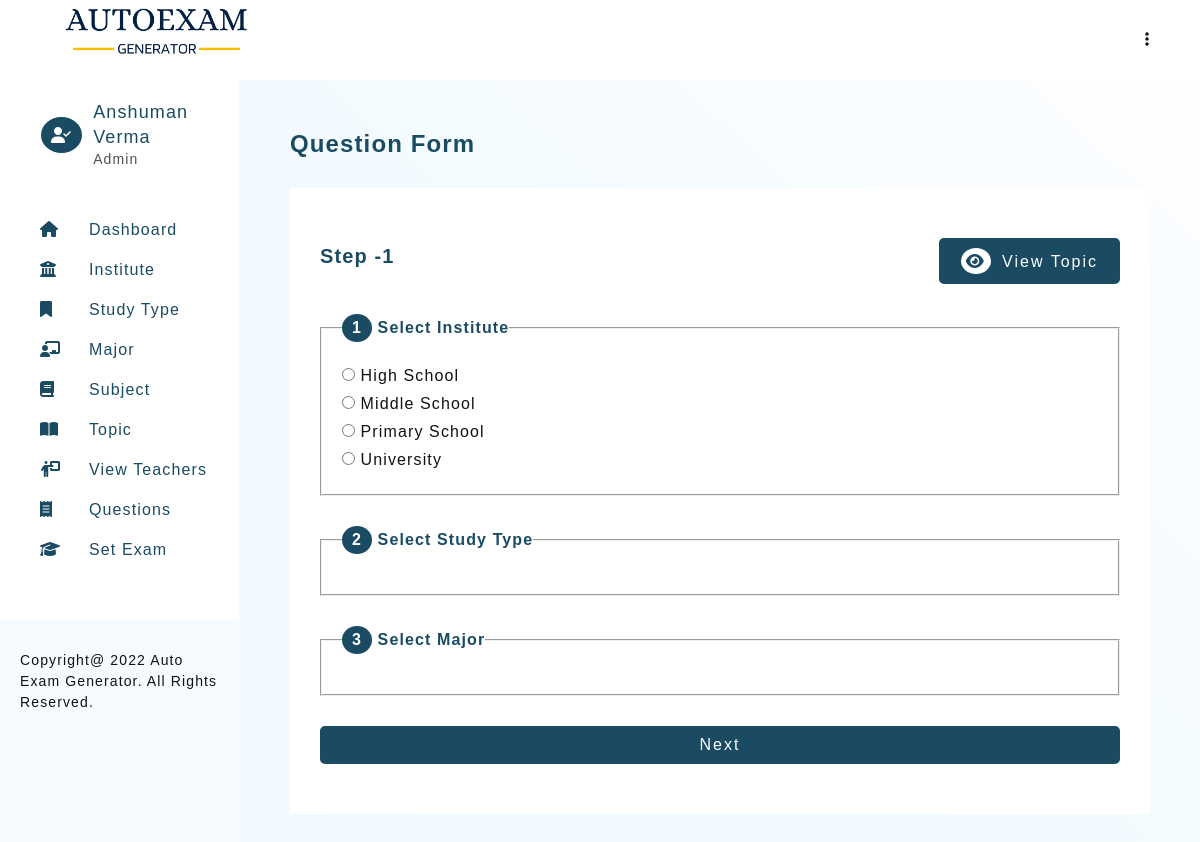
The app's page /autoexam/question-1.php (signed in) with its own data.
### tables this page shows
CREATE TABLE `teacher_profile` (
  `teacher_id` int(11) NOT NULL,
  `teacher_firstname` varchar(30) NOT NULL,
  `teacher_lastname` varchar(30) NOT NULL,
  `email` varchar(50) DEFAULT NULL,
  `password` varchar(100) NOT NULL,
  `type` enum('Admin','Teacher') NOT NULL DEFAULT 'Teacher',
  `addedOn` datetime DEFAULT current_timestamp()
);

CREATE TABLE `institute` (
  `institute_id` int(11) NOT NULL,
  `institute_name` varchar(100) DEFAULT NULL,
  `instituteAddedBy` int(11) DEFAULT NULL,
  `instituteAddedOn` datetime DEFAULT current_timestamp()
);

### autoexam/includes/config.php (called while the page is built, shortened)
<?php
    $sitename = "Auto Exam Generator";

### autoexam/includes/step-1.php (the view, shortened to what this page needs)
<fieldset class="form-box">
    <legend><span class="index">1</span> Select Institute</legend>
    <?php
        $instituteQ = mysqli_query($connection, "SELECT * FROM institute ORDER BY institute_name");
        if(mysqli_num_rows($instituteQ) >= 1)
        {
            echo "<div class=\"radio-group-block\">";
                while ($instituteR = mysqli_fetch_assoc($instituteQ))
                {
                    if($institute_id == $instituteR['institute_id'])
                    {
                        echo "<div class=\"radio-group\">
                                <input type=\"radio\" name=\"institute\" id=\"ins$instituteR[institute_id]\" value=\"$instituteR[institute_id]\" onchange=\"showSTudyTypes(this.value)\" checked>
                                <label for=\"ins$instituteR[institute_id]\">$instituteR[institute_name]</label>
                            </div>";
                    }
                    else
                    {
                        echo "<div class=\"radio-group\">
                                <input type=\"radio\" name=\"institute\" id=\"ins$instituteR[institute_id]\" value=\"$instituteR[institute_id]\" onchange=\"showSTudyTypes(this.value)\">
                                <label for=\"ins$instituteR[institute_id]\">$instituteR[institute_name]</label>
                            </div>";
                    }
                }
            echo "</div>";
        }
    ?>
</fieldset>
<fieldset class="form-box">
    <legend><span class="index">2</span> Select Study Type</legend>
</fieldset>
<fieldset class="form-box">
    <legend><span class="index">3</span> Select Major</legend>
</fieldset>

### autoexam/templates/header.php (shortened to what this page needs)
<?php
    require './includes/config.php';
    require_once './includes/connection.php';
    if(isset($_SESSION['user']))
    {
        $userQuery = mysqli_query($connection, "SELECT * FROM teacher_profile WHERE email = '$_SESSION[user]'");
        $userRow = mysqli_fetch_assoc($userQuery);
    }
?>
<!DOCTYPE html>
<html lang="en">
<head>
    <link rel="stylesheet" href="./assets/css/main.css">
    <link rel="stylesheet" href="./assets/css/style.css">
    <link rel="stylesheet" href="https://cdnjs.cloudflare.com/ajax/libs/font-awesome/6.1.1/css/all.min.css">
</head>
<body>
    <header class="admin-header">
        <h1 class="title">
            <img src="./assets/images/logo.png" alt="Auto Exam Generator" height="60px">
        </h1>
        <div>
            <ul>
                <li class="dropmenu">
                    <a href="#"><i class="fa-solid fa-ellipsis-vertical"></i></a>
                </li>
            </ul>
        </div>
    </header>
    <aside id="asideMenu">
        <div class="profile-header" id="profile-header2">
            <?php
                if($_SESSION['userType'] == 'Admin')
                {
                    echo "<i class=\"fa-solid fa-user-check\"></i>";
                }
                else
                {
                    echo "<i class=\"fa-solid fa-user\"></i>";
                }
            ?>
            <div>
                <h2>
                    <?=
                        $userRow['teacher_firstname'] ." ". $userRow['teacher_lastname']
                    ?>
                </h2>
                <p> <?=  $_SESSION['userType']; ?> </p>
            </div>
        </div>
        <section id="nav-header">
            <nav>
                <ul class="navbar">
                    <li><a href="dashboard.php"><i class="fa-solid fa-house"></i><span>Dashboard</span></a></li>
                            <li><a href="institute-view.php"><i class="fa-solid fa-building-columns"></i><span>Institute</span></a></li>
                            <li><a href="studyType-view.php"><i class="fa-solid fa-bookmark"></i><span>Study Type</span></a></li>
                            <li><a href="major-view.php"><i class="fa-solid fa-chalkboard-user"></i><span>Major</span></a></li>
                            <li><a href="subject-view.php"><i class="fa-solid fa-book"></i><span>Subject</span></a></li>
                            <li><a href="topic-view.php"><i class="fa-solid fa-book-open"></i><span>Topic</span></a></li>
                    <?php
                        if($_SESSION['userType'] == 'Admin')
                        {
                    ?>
                            <li><a href="teacher-view.php"><i class="fa-solid fa-person-chalkboard"></i><span>View Teachers</span></a></li>
                    <?php
                        }
                    ?>
                    <li><a href="question-view.php"><i class="fa-solid fa-receipt"></i><span>Questions</span></a></li>
                    <li><a href="setExam-1.php"><i class="fa-solid fa-graduation-cap"></i><span>Set Exam</span></a></li>
                </ul>
            </nav>
        </section>
        <footer class="copyright">Copyright@
            <?= date("Y"); ?>
            <?= $sitename; ?>. All Rights Reserved.
        </footer>
    </aside>
    <main>

### autoexam/assets/css/main.css (style rules this page uses)
* { margin: 0; padding: 0; box-sizing: border-box; }
body { font-family: 'Gill Sans', 'Gill Sans MT', Calibri, 'Trebuchet MS', sans-serif; color: #121212; letter-spacing: 0.07em; }
html { scroll-behavior: smooth; }
a { text-decoration: none; }
ul { list-style: none; }

### autoexam/assets/css/style.css (style rules this page uses)
:root { --primary-color: #1a4b63; }
body { color: #121212; }
.admin-header { padding: 0 50px; background-color: #fff; display: flex; justify-content: space-between; width: 100%; z-index: 12; height: 10vh; line-height: 10vh; position: fixed; top: 0; left: 0; }
.admin-header .dropmenu { position: relative; text-align: right; }
.admin-header .dropmenu a { color: #121212; }
aside { width: 50%; background-color: #fff; height: 100%; overflow: auto; position: fixed; display: flex; flex-direction: column; justify-content: space-between; border-right: solid 1px rgb(255, 249, 249); display: none; background-color: #f6fbff; }
aside > #nav-header { padding: 20px 20px 50px 40px; display: grid; grid-template-columns: 1fr; row-gap: 20px; align-content: start; background-color: #fff; }
h1.title { color: var(--primary-color); font-size: 18px; }
.profile-header { display: flex; justify-content: flex-start; align-items: center; line-height: 1.4; padding: 20px 20px 20px 40px; background-color: #fff; }
.profile-header > i { border-radius: 50%; color: #fff; border: solid 1px; padding: 10px; background-color: var(--primary-color); margin-right: 10px; }
.profile-header > div > h2 { color: var(--primary-color); font-size: 18px; font-weight: normal; }
.profile-header > div > p { color: #515151; font-size: 14px; }
aside > #nav-header > nav > ul { line-height: 2.5; }
aside > #nav-header > nav > ul > li > a { color: var(--primary-color); font-size: 16px; display: block; }
aside > #nav-header > nav > ul > li > a > i { display: inline-block; width: 30px; }
aside > #nav-header > nav > ul > li > a > span { margin-left: 19px; }
aside > footer { background-color: #f6fbff; padding: 30px 20px 30px; line-height: 1.5; font-size: 14px; }
main { background-image: linear-gradient(to right top, #f0f9ff, #f0f9ff, #f0faff, #f1faff, #f1faff, #f2faff, #f4fbff, #f5fbff, #f7fcff, #f9fcff, #fbfdff, #fdfeff); min-height: 100vh; padding: 50px 50px; margin-top: 10vh; }
.form-container .radio-group { padding: 5px 0; }
.form-container > .form-box { padding: 20px; }
.form-container > .form-box > legend { font-weight: bold; color: var(--primary-color); }
.form-container > .form-box > legend > span { background-color: var(--primary-color); color: #fff; padding: 5px 10px; display: inline-block; border-radius: 50%; }
@media (min-width: 992px) { aside { display: block; width: 20%; } }
@media (min-width: 992px) { main { margin-left: 20%; width: 80%; } }

### records on screen
teacher_profile: teacher_firstname "Anshuman", teacher_lastname "Verma"
institute: institute_name "High School"
institute: institute_name "Middle School"
institute: institute_name "Primary School"
institute: institute_name "University"

### other values on screen
$_SESSION['userType'] "Admin"
$sitename "Auto Exam Generator"
